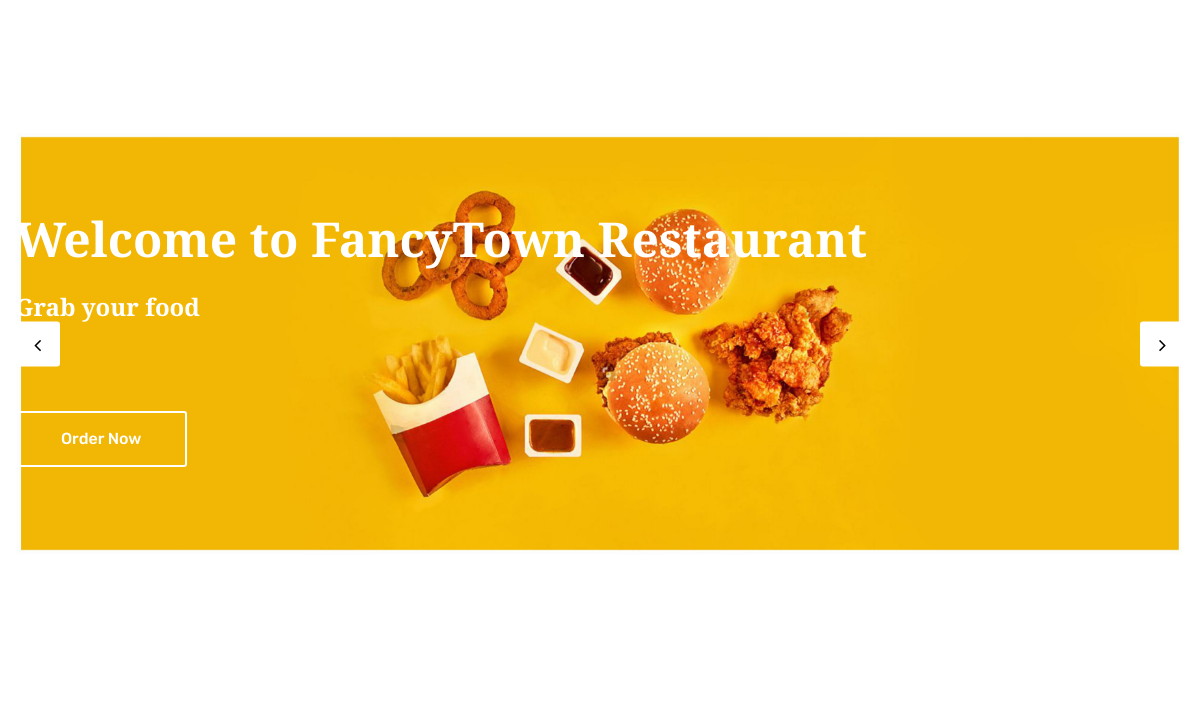
The page / on the database its author committed.
### tables this page shows
CREATE TABLE `banner` (
  `id` int(11) NOT NULL,
  `image` varchar(100) NOT NULL,
  `heading` varchar(100) NOT NULL,
  `sub_heading` varchar(100) NOT NULL,
  `link` varchar(100) NOT NULL,
  `link_txt` varchar(100) NOT NULL,
  `added_on` date NOT NULL,
  `status` int(10) NOT NULL,
  `order_number` int(11) NOT NULL
);

### index.php (the view, shortened to what this page needs)
<?php
include('database.inc.php');
?>
<!doctype html>
<html class="no-js" lang="zxx">
<head>
        <link rel="stylesheet" href="assets/css/bootstrap.min.css">
        <link rel="stylesheet" href="assets/css/animate.css">
        <link rel="stylesheet" href="assets/css/owl.carousel.min.css">
        <link rel="stylesheet" href="assets/css/font-awesome.min.css">
        <link rel="stylesheet" href="assets/css/style.css">
        <link rel="stylesheet" href="assets/css/responsive.css">
    </head>
    <body>
        <div class="slider-area">
            <div class="slider-active owl-dot-style owl-carousel">
                <?php
				$banner_res=mysqli_query($con,"select * from banner where status='1' order by order_number");
				while($banner_row=mysqli_fetch_assoc($banner_res)){
				?>
				<div class="single-slider pt-210 pb-220 bg-img" style="background-image:url(<?php echo SITE_BANNER_IMAGE.$banner_row['image']?>);">
                    <div class="container">
                        <div class="slider-content slider-animated-1">
                            <h1 class="animated"><?php echo $banner_row['heading']?></h1>
                            <h3 class="animated"><?php echo $banner_row['sub_heading']?></h3>
                            <div class="slider-btn mt-90">
                                <a class="animated" href="<?php echo $banner_row['link']?>"><?php echo $banner_row['link_txt']?></a>
                            </div>
                        </div>
                    </div>
                </div>
				<?php } ?>
            </div>
        </div>
    </body>
</html>

### rows shown on the page
banner: image (picture), heading "Welcome to FancyTown Restaurant", sub_heading "Grab your food", link_txt "Order Now"
